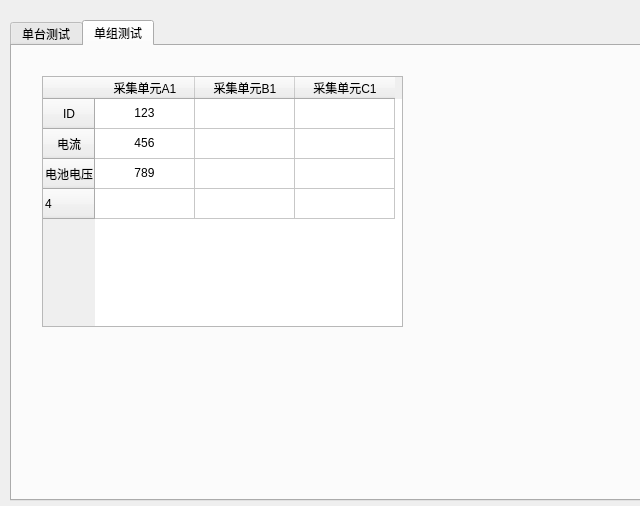
<?xml version="1.0" encoding="UTF-8"?>
<ui version="4.0">
 <class>dialog</class>
 <widget class="QDialog" name="dialog">
  <property name="geometry">
   <rect>
    <x>0</x>
    <y>0</y>
    <width>640</width>
    <height>506</height>
   </rect>
  </property>
  <property name="sizePolicy">
   <sizepolicy hsizetype="Preferred" vsizetype="Preferred">
    <horstretch>4</horstretch>
    <verstretch>0</verstretch>
   </sizepolicy>
  </property>
  <property name="windowTitle">
   <string>采集单元参数设置软件</string>
  </property>
  <widget class="QTabWidget" name="tabWidget">
   <property name="geometry">
    <rect>
     <x>10</x>
     <y>20</y>
     <width>641</width>
     <height>481</height>
    </rect>
   </property>
   <property name="currentIndex">
    <number>1</number>
   </property>
   <widget class="QWidget" name="tab">
    <attribute name="title">
     <string>单台测试</string>
    </attribute>
    <widget class="QLabel" name="label_7">
     <property name="geometry">
      <rect>
       <x>150</x>
       <y>110</y>
       <width>71</width>
       <height>20</height>
      </rect>
     </property>
     <property name="text">
      <string>新采集单元ID</string>
     </property>
    </widget>
    <widget class="QPushButton" name="pushButton">
     <property name="geometry">
      <rect>
       <x>50</x>
       <y>100</y>
       <width>75</width>
       <height>23</height>
      </rect>
     </property>
     <property name="text">
      <string>open</string>
     </property>
    </widget>
    <widget class="QLineEdit" name="lineEdit_2">
     <property name="geometry">
      <rect>
       <x>230</x>
       <y>50</y>
       <width>113</width>
       <height>20</height>
      </rect>
     </property>
     <property name="text">
      <string>10040003</string>
     </property>
    </widget>
    <widget class="QLineEdit" name="lineEdit_4">
     <property name="geometry">
      <rect>
       <x>230</x>
       <y>80</y>
       <width>113</width>
       <height>20</height>
      </rect>
     </property>
     <property name="text">
      <string>10040001</string>
     </property>
    </widget>
    <widget class="QLabel" name="label_3">
     <property name="geometry">
      <rect>
       <x>160</x>
       <y>20</y>
       <width>61</width>
       <height>16</height>
      </rect>
     </property>
     <property name="text">
      <string>汇集单元ID</string>
     </property>
    </widget>
    <widget class="QLineEdit" name="lineEdit_8">
     <property name="geometry">
      <rect>
       <x>470</x>
       <y>110</y>
       <width>113</width>
       <height>20</height>
      </rect>
     </property>
     <property name="text">
      <string>100</string>
     </property>
    </widget>
    <widget class="QLabel" name="label_5">
     <property name="geometry">
      <rect>
       <x>380</x>
       <y>20</y>
       <width>81</width>
       <height>16</height>
      </rect>
     </property>
     <property name="text">
      <string>校准电流（A）</string>
     </property>
    </widget>
    <widget class="QTextEdit" name="textEdit">
     <property name="geometry">
      <rect>
       <x>20</x>
       <y>200</y>
       <width>361</width>
       <height>231</height>
      </rect>
     </property>
    </widget>
    <widget class="QComboBox" name="comboBox_2">
     <property name="geometry">
      <rect>
       <x>50</x>
       <y>50</y>
       <width>69</width>
       <height>22</height>
      </rect>
     </property>
     <item>
      <property name="text">
       <string>115200</string>
      </property>
     </item>
     <item>
      <property name="text">
       <string>9600</string>
      </property>
     </item>
    </widget>
    <widget class="QLineEdit" name="lineEdit">
     <property name="geometry">
      <rect>
       <x>230</x>
       <y>20</y>
       <width>113</width>
       <height>20</height>
      </rect>
     </property>
     <property name="autoFillBackground">
      <bool>false</bool>
     </property>
     <property name="text">
      <string>10040000</string>
     </property>
    </widget>
    <widget class="QLabel" name="label_2">
     <property name="geometry">
      <rect>
       <x>0</x>
       <y>50</y>
       <width>41</width>
       <height>16</height>
      </rect>
     </property>
     <property name="text">
      <string>波特率</string>
     </property>
    </widget>
    <widget class="QPushButton" name="pushButton_2">
     <property name="enabled">
      <bool>false</bool>
     </property>
     <property name="geometry">
      <rect>
       <x>540</x>
       <y>400</y>
       <width>75</width>
       <height>23</height>
      </rect>
     </property>
     <property name="text">
      <string>参数读取</string>
     </property>
     <property name="checkable">
      <bool>false</bool>
     </property>
    </widget>
    <widget class="QLabel" name="label">
     <property name="geometry">
      <rect>
       <x>0</x>
       <y>20</y>
       <width>41</width>
       <height>16</height>
      </rect>
     </property>
     <property name="text">
      <string>串口号</string>
     </property>
    </widget>
    <widget class="QLineEdit" name="lineEdit_7">
     <property name="geometry">
      <rect>
       <x>470</x>
       <y>80</y>
       <width>113</width>
       <height>20</height>
      </rect>
     </property>
     <property name="text">
      <string>100</string>
     </property>
    </widget>
    <widget class="QLineEdit" name="lineEdit_5">
     <property name="geometry">
      <rect>
       <x>230</x>
       <y>110</y>
       <width>113</width>
       <height>20</height>
      </rect>
     </property>
     <property name="text">
      <string>10040004</string>
     </property>
    </widget>
    <widget class="QPushButton" name="pushButton_4">
     <property name="enabled">
      <bool>false</bool>
     </property>
     <property name="geometry">
      <rect>
       <x>540</x>
       <y>340</y>
       <width>75</width>
       <height>23</height>
      </rect>
     </property>
     <property name="text">
      <string>默认参数</string>
     </property>
    </widget>
    <widget class="QLabel" name="label_6">
     <property name="geometry">
      <rect>
       <x>150</x>
       <y>80</y>
       <width>71</width>
       <height>20</height>
      </rect>
     </property>
     <property name="text">
      <string>新汇集单元ID</string>
     </property>
    </widget>
    <widget class="QLabel" name="label_10">
     <property name="geometry">
      <rect>
       <x>380</x>
       <y>110</y>
       <width>81</width>
       <height>16</height>
      </rect>
     </property>
     <property name="text">
      <string>电池电压（mV）</string>
     </property>
    </widget>
    <widget class="QLabel" name="label_8">
     <property name="geometry">
      <rect>
       <x>380</x>
       <y>50</y>
       <width>81</width>
       <height>16</height>
      </rect>
     </property>
     <property name="text">
      <string>实时电流（A）</string>
     </property>
    </widget>
    <widget class="QLineEdit" name="lineEdit_6">
     <property name="geometry">
      <rect>
       <x>470</x>
       <y>50</y>
       <width>113</width>
       <height>20</height>
      </rect>
     </property>
     <property name="text">
      <string>100</string>
     </property>
    </widget>
    <widget class="QComboBox" name="comboBox">
     <property name="geometry">
      <rect>
       <x>50</x>
       <y>20</y>
       <width>69</width>
       <height>22</height>
      </rect>
     </property>
     <item>
      <property name="text">
       <string>COM1</string>
      </property>
     </item>
     <item>
      <property name="text">
       <string>COM2</string>
      </property>
     </item>
    </widget>
    <widget class="QLabel" name="label_9">
     <property name="geometry">
      <rect>
       <x>380</x>
       <y>80</y>
       <width>81</width>
       <height>16</height>
      </rect>
     </property>
     <property name="text">
      <string>实时电场（V）</string>
     </property>
    </widget>
    <widget class="QLineEdit" name="lineEdit_9">
     <property name="geometry">
      <rect>
       <x>230</x>
       <y>140</y>
       <width>113</width>
       <height>20</height>
      </rect>
     </property>
     <property name="text">
      <string>10040004</string>
     </property>
    </widget>
    <widget class="QLineEdit" name="lineEdit_3">
     <property name="geometry">
      <rect>
       <x>470</x>
       <y>20</y>
       <width>113</width>
       <height>20</height>
      </rect>
     </property>
     <property name="text">
      <string>250</string>
     </property>
    </widget>
    <widget class="QLabel" name="label_11">
     <property name="geometry">
      <rect>
       <x>20</x>
       <y>440</y>
       <width>161</width>
       <height>16</height>
      </rect>
     </property>
     <property name="text">
      <string>2017-12-26 吕世超</string>
     </property>
    </widget>
    <widget class="QGroupBox" name="groupBox">
     <property name="geometry">
      <rect>
       <x>390</x>
       <y>190</y>
       <width>120</width>
       <height>201</height>
      </rect>
     </property>
     <property name="title">
      <string>新板初始化</string>
     </property>
     <widget class="QPushButton" name="pushButton_3">
      <property name="enabled">
       <bool>false</bool>
      </property>
      <property name="geometry">
       <rect>
        <x>10</x>
        <y>20</y>
        <width>75</width>
        <height>23</height>
       </rect>
      </property>
      <property name="text">
       <string>ID设置</string>
      </property>
     </widget>
     <widget class="QPushButton" name="pushButton_8">
      <property name="enabled">
       <bool>false</bool>
      </property>
      <property name="geometry">
       <rect>
        <x>10</x>
        <y>50</y>
        <width>75</width>
        <height>23</height>
       </rect>
      </property>
      <property name="text">
       <string>路径设置</string>
      </property>
     </widget>
     <widget class="QPushButton" name="pushButton_6">
      <property name="enabled">
       <bool>false</bool>
      </property>
      <property name="geometry">
       <rect>
        <x>10</x>
        <y>80</y>
        <width>91</width>
        <height>23</height>
       </rect>
      </property>
      <property name="text">
       <string>实时数据读取</string>
      </property>
     </widget>
     <widget class="QPushButton" name="pushButton_9">
      <property name="enabled">
       <bool>false</bool>
      </property>
      <property name="geometry">
       <rect>
        <x>10</x>
        <y>170</y>
        <width>75</width>
        <height>23</height>
       </rect>
      </property>
      <property name="text">
       <string>next</string>
      </property>
     </widget>
     <widget class="QPushButton" name="pushButton_10">
      <property name="enabled">
       <bool>false</bool>
      </property>
      <property name="geometry">
       <rect>
        <x>10</x>
        <y>140</y>
        <width>75</width>
        <height>23</height>
       </rect>
      </property>
      <property name="text">
       <string>SN码生成</string>
      </property>
     </widget>
     <widget class="QPushButton" name="pushButton_5">
      <property name="enabled">
       <bool>false</bool>
      </property>
      <property name="geometry">
       <rect>
        <x>10</x>
        <y>110</y>
        <width>75</width>
        <height>23</height>
       </rect>
      </property>
      <property name="text">
       <string>电流校准</string>
      </property>
     </widget>
    </widget>
    <widget class="QLabel" name="label_4">
     <property name="geometry">
      <rect>
       <x>160</x>
       <y>50</y>
       <width>61</width>
       <height>16</height>
      </rect>
     </property>
     <property name="text">
      <string>采集单元ID</string>
     </property>
    </widget>
    <widget class="QPushButton" name="pushButton_7">
     <property name="enabled">
      <bool>false</bool>
     </property>
     <property name="geometry">
      <rect>
       <x>540</x>
       <y>430</y>
       <width>75</width>
       <height>23</height>
      </rect>
     </property>
     <property name="text">
      <string>清空显示</string>
     </property>
     <property name="checkable">
      <bool>false</bool>
     </property>
    </widget>
    <widget class="QLabel" name="label_12">
     <property name="geometry">
      <rect>
       <x>180</x>
       <y>140</y>
       <width>41</width>
       <height>20</height>
      </rect>
     </property>
     <property name="text">
      <string>SN码</string>
     </property>
    </widget>
    <widget class="QLineEdit" name="lineEdit_10">
     <property name="geometry">
      <rect>
       <x>470</x>
       <y>140</y>
       <width>113</width>
       <height>20</height>
      </rect>
     </property>
     <property name="text">
      <string>100</string>
     </property>
    </widget>
    <widget class="QLabel" name="label_13">
     <property name="geometry">
      <rect>
       <x>380</x>
       <y>140</y>
       <width>81</width>
       <height>16</height>
      </rect>
     </property>
     <property name="text">
      <string>电容电压（mV）</string>
     </property>
    </widget>
   </widget>
   <widget class="QWidget" name="tab_2">
    <attribute name="title">
     <string>单组测试</string>
    </attribute>
    <widget class="QTableWidget" name="tableWidget">
     <property name="enabled">
      <bool>true</bool>
     </property>
     <property name="geometry">
      <rect>
       <x>30</x>
       <y>30</y>
       <width>361</width>
       <height>251</height>
      </rect>
     </property>
     <property name="autoScroll">
      <bool>false</bool>
     </property>
     <property name="editTriggers">
      <set>QAbstractItemView::NoEditTriggers</set>
     </property>
     <property name="dragEnabled">
      <bool>false</bool>
     </property>
     <property name="alternatingRowColors">
      <bool>false</bool>
     </property>
     <property name="gridStyle">
      <enum>Qt::CustomDashLine</enum>
     </property>
     <property name="sortingEnabled">
      <bool>true</bool>
     </property>
     <property name="rowCount">
      <number>4</number>
     </property>
     <property name="columnCount">
      <number>3</number>
     </property>
     <attribute name="horizontalHeaderCascadingSectionResizes">
      <bool>false</bool>
     </attribute>
     <attribute name="horizontalHeaderShowSortIndicator" stdset="0">
      <bool>true</bool>
     </attribute>
     <attribute name="horizontalHeaderStretchLastSection">
      <bool>false</bool>
     </attribute>
     <attribute name="verticalHeaderCascadingSectionResizes">
      <bool>false</bool>
     </attribute>
     <attribute name="verticalHeaderShowSortIndicator" stdset="0">
      <bool>false</bool>
     </attribute>
     <attribute name="verticalHeaderStretchLastSection">
      <bool>false</bool>
     </attribute>
     <row>
      <property name="text">
       <string>ID</string>
      </property>
      <property name="textAlignment">
       <set>AlignHCenter|AlignVCenter|AlignCenter</set>
      </property>
     </row>
     <row>
      <property name="text">
       <string>电流</string>
      </property>
      <property name="textAlignment">
       <set>AlignHCenter|AlignVCenter|AlignCenter</set>
      </property>
     </row>
     <row>
      <property name="text">
       <string extracomment="（mV）">电池电压</string>
      </property>
      <property name="textAlignment">
       <set>AlignHCenter|AlignVCenter|AlignCenter</set>
      </property>
     </row>
     <row/>
     <column>
      <property name="text">
       <string>采集单元A1</string>
      </property>
     </column>
     <column>
      <property name="text">
       <string>采集单元B1</string>
      </property>
     </column>
     <column>
      <property name="text">
       <string>采集单元C1</string>
      </property>
     </column>
     <item row="0" column="0">
      <property name="text">
       <string>123</string>
      </property>
      <property name="textAlignment">
       <set>AlignHCenter|AlignVCenter|AlignCenter</set>
      </property>
     </item>
     <item row="0" column="1">
      <property name="text">
       <string/>
      </property>
      <property name="textAlignment">
       <set>AlignHCenter|AlignVCenter|AlignCenter</set>
      </property>
     </item>
     <item row="1" column="0">
      <property name="text">
       <string>456</string>
      </property>
      <property name="textAlignment">
       <set>AlignHCenter|AlignVCenter|AlignCenter</set>
      </property>
     </item>
     <item row="1" column="1">
      <property name="text">
       <string/>
      </property>
      <property name="textAlignment">
       <set>AlignHCenter|AlignVCenter|AlignCenter</set>
      </property>
      <property name="background">
       <brush brushstyle="NoBrush">
        <color alpha="255">
         <red>0</red>
         <green>170</green>
         <blue>255</blue>
        </color>
       </brush>
      </property>
     </item>
     <item row="2" column="0">
      <property name="text">
       <string>789</string>
      </property>
      <property name="textAlignment">
       <set>AlignHCenter|AlignVCenter|AlignCenter</set>
      </property>
     </item>
     <item row="3" column="2">
      <property name="text">
       <string/>
      </property>
      <property name="background">
       <brush brushstyle="NoBrush">
        <color alpha="255">
         <red>0</red>
         <green>170</green>
         <blue>255</blue>
        </color>
       </brush>
      </property>
     </item>
    </widget>
   </widget>
  </widget>
 </widget>
 <resources/>
 <connections/>
</ui>
